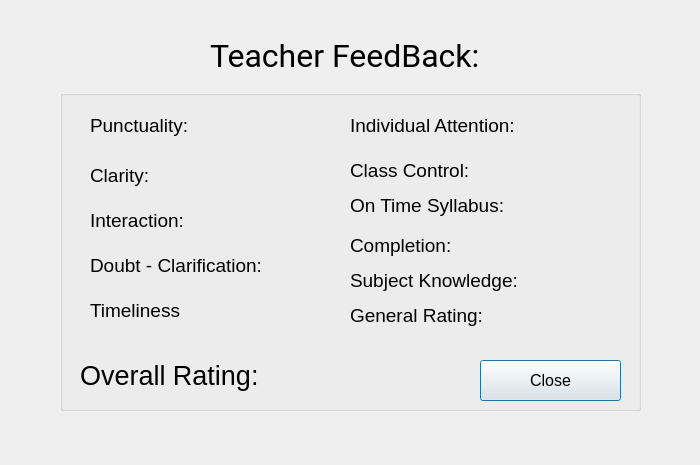
<?xml version="1.0" encoding="UTF-8"?>
<ui version="4.0">
 <class>rate</class>
 <widget class="QDialog" name="rate">
  <property name="geometry">
   <rect>
    <x>0</x>
    <y>0</y>
    <width>700</width>
    <height>465</height>
   </rect>
  </property>
  <property name="windowTitle">
   <string>Dialog</string>
  </property>
  <widget class="QLabel" name="label">
   <property name="geometry">
    <rect>
     <x>210</x>
     <y>20</y>
     <width>281</width>
     <height>71</height>
    </rect>
   </property>
   <property name="font">
    <font>
     <family>Roboto</family>
     <pointsize>24</pointsize>
    </font>
   </property>
   <property name="text">
    <string>Teacher FeedBack:</string>
   </property>
  </widget>
  <widget class="QGroupBox" name="groupBox">
   <property name="geometry">
    <rect>
     <x>60</x>
     <y>90</y>
     <width>581</width>
     <height>321</height>
    </rect>
   </property>
   <property name="font">
    <font>
     <family>Nirmala UI</family>
     <pointsize>14</pointsize>
    </font>
   </property>
   <property name="title">
    <string/>
   </property>
   <widget class="QLabel" name="label_2">
    <property name="geometry">
     <rect>
      <x>30</x>
      <y>20</y>
      <width>121</width>
      <height>31</height>
     </rect>
    </property>
    <property name="text">
     <string>Punctuality:</string>
    </property>
   </widget>
   <widget class="QLabel" name="label_3">
    <property name="geometry">
     <rect>
      <x>30</x>
      <y>110</y>
      <width>131</width>
      <height>41</height>
     </rect>
    </property>
    <property name="text">
     <string>Interaction:</string>
    </property>
   </widget>
   <widget class="QLabel" name="label_4">
    <property name="geometry">
     <rect>
      <x>30</x>
      <y>160</y>
      <width>201</width>
      <height>31</height>
     </rect>
    </property>
    <property name="text">
     <string>Doubt - Clarification:</string>
    </property>
   </widget>
   <widget class="QLabel" name="label_5">
    <property name="geometry">
     <rect>
      <x>290</x>
      <y>160</y>
      <width>211</width>
      <height>61</height>
     </rect>
    </property>
    <property name="text">
     <string>Subject Knowledge:</string>
    </property>
   </widget>
   <widget class="QLabel" name="label_6">
    <property name="geometry">
     <rect>
      <x>30</x>
      <y>70</y>
      <width>101</width>
      <height>31</height>
     </rect>
    </property>
    <property name="text">
     <string>Clarity:</string>
    </property>
   </widget>
   <widget class="QLabel" name="label_7">
    <property name="geometry">
     <rect>
      <x>290</x>
      <y>10</y>
      <width>201</width>
      <height>51</height>
     </rect>
    </property>
    <property name="text">
     <string>Individual Attention:</string>
    </property>
   </widget>
   <widget class="QLabel" name="label_8">
    <property name="geometry">
     <rect>
      <x>290</x>
      <y>60</y>
      <width>191</width>
      <height>41</height>
     </rect>
    </property>
    <property name="text">
     <string>Class Control:</string>
    </property>
   </widget>
   <widget class="QLabel" name="label_9">
    <property name="geometry">
     <rect>
      <x>290</x>
      <y>90</y>
      <width>181</width>
      <height>51</height>
     </rect>
    </property>
    <property name="text">
     <string>On Time Syllabus:</string>
    </property>
   </widget>
   <widget class="QLabel" name="label_10">
    <property name="geometry">
     <rect>
      <x>290</x>
      <y>130</y>
      <width>131</width>
      <height>51</height>
     </rect>
    </property>
    <property name="text">
     <string>Completion:</string>
    </property>
   </widget>
   <widget class="QLabel" name="label_11">
    <property name="geometry">
     <rect>
      <x>20</x>
      <y>260</y>
      <width>201</width>
      <height>51</height>
     </rect>
    </property>
    <property name="font">
     <font>
      <family>Nirmala UI</family>
      <pointsize>20</pointsize>
     </font>
    </property>
    <property name="text">
     <string>Overall Rating:</string>
    </property>
   </widget>
   <widget class="QLabel" name="label_12">
    <property name="geometry">
     <rect>
      <x>30</x>
      <y>190</y>
      <width>141</width>
      <height>61</height>
     </rect>
    </property>
    <property name="text">
     <string>Timeliness</string>
    </property>
   </widget>
   <widget class="QLabel" name="label_13">
    <property name="geometry">
     <rect>
      <x>290</x>
      <y>200</y>
      <width>211</width>
      <height>51</height>
     </rect>
    </property>
    <property name="text">
     <string>General Rating:</string>
    </property>
   </widget>
   <widget class="QPushButton" name="pushButton">
    <property name="geometry">
     <rect>
      <x>420</x>
      <y>270</y>
      <width>141</width>
      <height>41</height>
     </rect>
    </property>
    <property name="font">
     <font>
      <family>Nirmala UI</family>
      <pointsize>12</pointsize>
     </font>
    </property>
    <property name="text">
     <string>Close</string>
    </property>
   </widget>
  </widget>
 </widget>
 <resources/>
 <connections/>
</ui>
